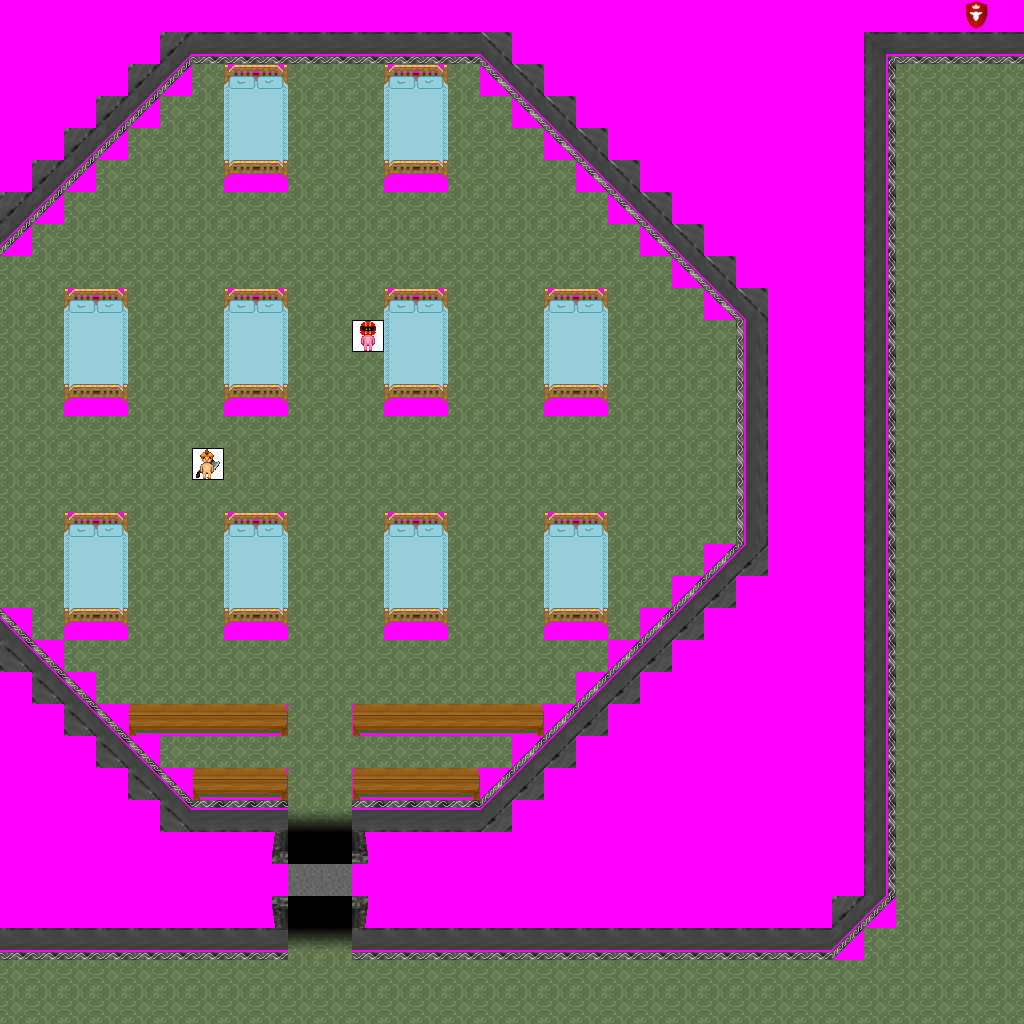

The image is a tile-based game level rendered from a .tmx file. Its description and source (layers, tilesets, objects; grid data summarised) follow:
An orthogonal 32x32 tile map with 32x32 px tiles, 7 tile layers (Ground, Objects, Above, Walkable, ...), 8 tilesets and 8 objects (4x newmap, from_west_0, from_east_0, from_east_1, from_north_0).

<map version="1.0" orientation="orthogonal" width="32" height="32" tilewidth="32" tileheight="32">
 <tileset firstgid="1" name="furniture_table_bench" tilewidth="32" tileheight="32">
  <image source="../drawable/furniture_table_bench.png" width="96" height="32" />
 </tileset>
 <tileset firstgid="4" name="item_armor_weapons_for_walls" tilewidth="32" tileheight="32">
  <image source="../drawable/item_armor_weapons_for_walls.png" width="128" height="128" />
 </tileset>
 <tileset firstgid="20" name="ground_indoor_floor" tilewidth="32" tileheight="32">
  <image source="../drawable/ground_indoor_floor.png" width="96" height="32" />
 </tileset>
 <tileset firstgid="23" name="building_wall_int_grey" tilewidth="32" tileheight="32">
  <image source="../drawable/building_wall_int_grey.png" width="352" height="352" />
 </tileset>
 <tileset firstgid="144" name="building_entrance_grey" tilewidth="32" tileheight="32">
  <image source="../drawable/building_entrance_grey.png" width="160" height="160" />
 </tileset>
 <tileset firstgid="169" name="furniture_bed_double_blue" tilewidth="32" tileheight="32">
  <image source="../drawable/furniture_bed_double_blue.png" width="64" height="128" />
 </tileset>
 <tileset firstgid="177" name="logic_creature_ogre" tilewidth="32" tileheight="32">
  <image source="../drawable/logic_creature_ogre.png" width="128" height="32" />
 </tileset>
 <tileset firstgid="181" name="walkable_sentinel" tilewidth="32" tileheight="32">
  <image source="../drawable/walkable_sentinel.png" width="32" height="32" />
 </tileset>
 <layer name="Ground" width="32" height="32">
  <data>[1024 cells, 1020 non-empty, 14 distinct tile ids]</data>
 </layer>
 <layer name="Objects" width="32" height="32">
  <data>[1024 cells, 8 non-empty, 6 distinct tile ids]</data>
 </layer>
 <layer name="Above" width="32" height="32">
  <data>[1024 cells, 52 non-empty, 7 distinct tile ids]</data>
 </layer>
 <layer name="Walkable" width="32" height="32">
  <data>[1024 cells, 480 non-empty, 1 distinct tile ids]</data>
 </layer>
 <layer name="Objects_stendhal" width="32" height="32">
  <data>[1024 cells, 250 non-empty, 30 distinct tile ids]</data>
 </layer>
 <layer name="Above_stendhal" width="32" height="32">
  <data>[1024 cells, 1 non-empty, 1 distinct tile ids]</data>
 </layer>
 <layer name="Objects_stendhal2" width="32" height="32">
  <data>[1024 cells, 2 non-empty, 2 distinct tile ids]</data>
 </layer>
 <objectgroup name="Mapevents" width="32" height="32">
  <object name="exit_east_0" type="newmap" x="992" y="64" width="32" height="960">
   <properties>
    <property name="map" value="level_1_ados_abandoned_keep_x3_y0" />
    <property name="place" value="from_east_0" />
   </properties>
  </object>
  <object name="exit_west_0" type="newmap" x="0" y="288" width="32" height="288">
   <properties>
    <property name="map" value="level_1_ados_abandoned_keep_x1_y0" />
    <property name="place" value="from_west_0" />
   </properties>
  </object>
  <object name="exit_west_1" type="newmap" x="0" y="960" width="32" height="64">
   <properties>
    <property name="map" value="level_1_ados_abandoned_keep_x1_y0" />
    <property name="place" value="from_west_1" />
   </properties>
  </object>
  <object name="exit_south_0" type="newmap" x="0" y="992" width="1024" height="32">
   <properties>
    <property name="map" value="level_1_ados_abandoned_keep_x2_y1" />
    <property name="place" value="from_south_0" />
   </properties>
  </object>
 </objectgroup>
 <objectgroup name="Spawn" width="32" height="32">
  <object name="from_west_0" x="992" y="544" width="32" height="32" />
  <object name="from_east_0" x="0" y="416" width="32" height="32" />
  <object name="from_east_1" x="0" y="992" width="32" height="32" />
  <object name="from_north_0" x="512" y="992" width="32" height="32" />
 </objectgroup>
 <objectgroup name="Keys" width="32" height="32" />
 <objectgroup name="Replace" width="32" height="32" />
</map>
